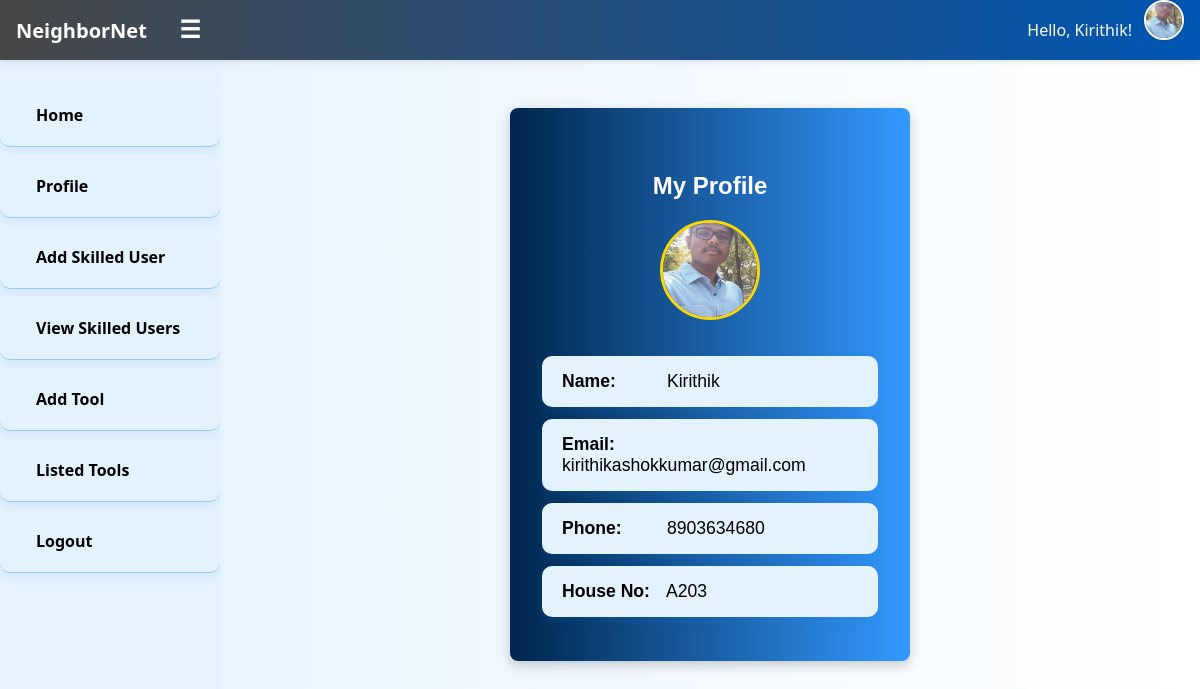
The app's page /profile (signed in) with its own data.
### app.py (models this page shows, shortened)
class User(db.Model):
    id = db.Column(db.Integer, primary_key=True)
    name = db.Column(db.String(100))
    email = db.Column(db.String(120), unique=True, nullable=False)
    password = db.Column(db.String(200), nullable=False)
    phone = db.Column(db.String(20))
    house_number = db.Column(db.String(20))
    profile_photo = db.Column(db.String(300))
    is_admin = db.Column(db.Boolean, default=False)

### app.py (the view)
@app.route('/profile')
def profile():
    if 'user_id' not in session:
        return redirect(url_for('login'))
    return render_template('profile.html')

### app.py (called while the page is built)
@app.context_processor
def inject_user():
    user = None
    if 'user_id' in session:
        user = User.query.get(session['user_id'])
    return dict(current_user=user)

### templates/profile.html (shortened to what this page needs)
{% extends "base.html" %}
{% block content %}
<div class="profile-container">
  <h2>My Profile</h2>
  <img src="{{ url_for('static', filename='uploads/' + user.profile_photo) }}" alt="Profile Photo" class="profile-pic">
  <ul class="profile-info">
    <li><strong>Name:</strong> {{ user.name }}</li>
    <li><strong>Email:</strong> {{ user.email }}</li>
    <li><strong>Phone:</strong> {{ user.phone }}</li>
    <li><strong>House No:</strong> {{ user.house_number }}</li>
  </ul>
</div>
{% endblock %}

### templates/base.html (shortened to what this page needs)
<!DOCTYPE html>
<html lang="en">
<head>
  <link rel="stylesheet" href="{{ url_for('static', filename='styles.css') }}">
</head>
<body>
  {% set user = current_user %}
  <header class="top-bar" role="banner">
    <div class="top-left">
      <a href="{{ url_for('home') }}" class="logo">NeighborNet</a>
      {% if user %}
        <button class="menu-toggle" onclick="toggleSidebar()" aria-label="Toggle menu">&#9776;</button>
      {% endif %}
    </div>
    <div class="top-right">
      {% if user %}
        <span class="welcome">Hello, {{ user.name }}!</span>
        <a href="{{ url_for('profile') }}">
          <img src="{{ url_for('static', filename='uploads/' + user.profile_photo) }}"
               alt="Profile photo of {{ user.name }}"
               class="profile-pic" />
        </a>
      {% else %}
        <a href="{{ url_for('login') }}">Login</a>
        <a href="{{ url_for('register') }}">Register</a>
      {% endif %}
    </div>
  </header>
  {% if user %}
  <nav class="sidebar" id="sidebar" role="navigation">
    <ul>
      <li><a href="{{ url_for('home') }}">Home</a></li>
      <li><a href="{{ url_for('profile') }}">Profile</a></li>
      <li><a href="{{ url_for('add_skill') }}">Add Skilled User</a></li>
      <li><a href="{{ url_for('view_skills') }}">View Skilled Users</a></li>
      <li><a href="{{ url_for('add_tool') }}">Add Tool</a></li>
      <li><a href="{{ url_for('view_tools') }}">Listed Tools</a></li>
      <li><a href="{{ url_for('logout') }}">Logout</a></li>
    </ul>
  </nav>
  {% endif %}
  <main class="main-content" role="main">
    {% block content %}{% endblock %}
  </main>
</body>
</html>

### static/styles.css (style rules this page uses)
* { margin: 0; padding: 0; box-sizing: border-box; }
body { font-family: 'Segoe UI', Tahoma, Geneva, Verdana, sans-serif; background: linear-gradient(to right, #e3f2fd, #ffffff); color: #333; min-height: 100vh; }
.top-bar { background-color: #1976d2; color: white; display: flex; justify-content: space-between; align-items: center; padding: 15px 25px; position: sticky; top: 0; z-index: 100; }
.top-left { font-size: 24px; }
.menu-toggle { cursor: pointer; font-size: 24px; padding: 5px 10px; }
.top-right a, .top-right img { text-decoration: none; color: white; font-weight: bold; font-size: 16px; }
.profile-pic { width: 42px; height: 42px; border-radius: 50%; object-fit: cover; border: 2px solid white; }
.sidebar { position: fixed; top: 60px; left: 0; background-color: #bbdefb; width: 230px; height: 100%; padding-top: 20px; z-index: 90; transition: transform 0.3s ease-in-out; }
.sidebar ul { list-style: none; padding-left: 0; }
.sidebar ul li { padding: 12px 20px; border-bottom: 1px solid #90caf9; }
.sidebar ul li a { color: black; text-decoration: none; font-weight: 600; display: block; transition: background 0.3s, color 0.3s; }
.main-content { margin-left: 240px; padding: 40px; transition: margin-left 0.3s ease-in-out; }
h1, h2, h3 { color: #0d47a1; margin-bottom: 20px; }
input[type="submit"], button { background-color: #1976d2; color: white; border: none; padding: 12px 20px; border-radius: 8px; font-weight: bold; cursor: pointer; font-size: 16px; }
ul { list-style-type: none; padding-left: 0; }
ul li { background-color: #e3f2fd; padding: 15px 20px; border-radius: 10px; margin-bottom: 20px; box-shadow: 0 4px 10px rgba(33, 150, 243, 0.1); position: relative; }

### templates/base.html (style rules this page uses)
body { margin: 0; padding-top: 60px; }
.top-bar { position: fixed; top: 0; left: 0; right: 0; height: 60px; background: linear-gradient(to right,rgb(71, 71, 71), #0056b3); color: white; display: flex; align-items: center; justify-content: space-between; padding: 0 1rem; z-index: 1000; box-shadow: 0 2px 5px rgba(0,0,0,0.1); }
.top-bar .logo { font-size: 1.25rem; font-weight: bold; color: white; text-decoration: none; }
.top-bar .menu-toggle { background: none; border: none; font-size: 1.5rem; color: white; cursor: pointer; margin-left: 1rem; }
.top-bar .top-right { display: flex; align-items: center; gap: 0.75rem; }
.top-bar .welcome { font-size: 1rem; margin: 0; line-height: 1; }
.top-bar .profile-pic { height: 40px; width: 40px; border-radius: 50%; object-fit: cover; border: 2px solid white; box-shadow: 0 0 3px rgba(0, 0, 0, 0.2); }
.sidebar { position: fixed; top: 60px; left: 0; width: 220px; bottom: 0; background-color: #e6f2ff; padding-top: 1rem; overflow-y: auto; z-index: 900; transition: left 0.3s ease; }
.sidebar ul { list-style: none; padding: 0; margin: 0; }
.sidebar li { margin: 0.5rem 0; }
.sidebar a { display: block; padding: 0.5rem 1rem; color: #003366; text-decoration: none; font-weight: 500; }
.main-content { margin-left: 220px; padding: 1rem; }

### templates/profile.html (style rules this page uses)
h2 { text-align: center; margin-top: 2rem; color: white; }
.profile-container { max-width: 400px; margin: 2rem auto; background: linear-gradient(to right, #00264d, #3399ff); color: #fff; padding: 2rem; border-radius: 8px; box-shadow: 0 4px 12px rgba(0,0,0,0.2); text-align: center; font-family: Arial, sans-serif; }
.profile-pic { width: 100px; height: 100px; object-fit: cover; border-radius: 50%; border: 3px solid #ffd700; margin-bottom: 1rem; }
ul.profile-info { list-style: none; padding: 0; text-align: left; margin-top: 1rem; }
ul.profile-info li { margin-bottom: 0.75rem; font-size: 1.1rem; color:rgb(0, 0, 0) }
ul.profile-info li strong { display: inline-block; width: 100px; color:rgb(0, 0, 0); }

### records on screen
User: name "Kirithik", profile_photo (picture), email "kirithikashokkumar@gmail.com", phone "8903634680", house_number "A203"
